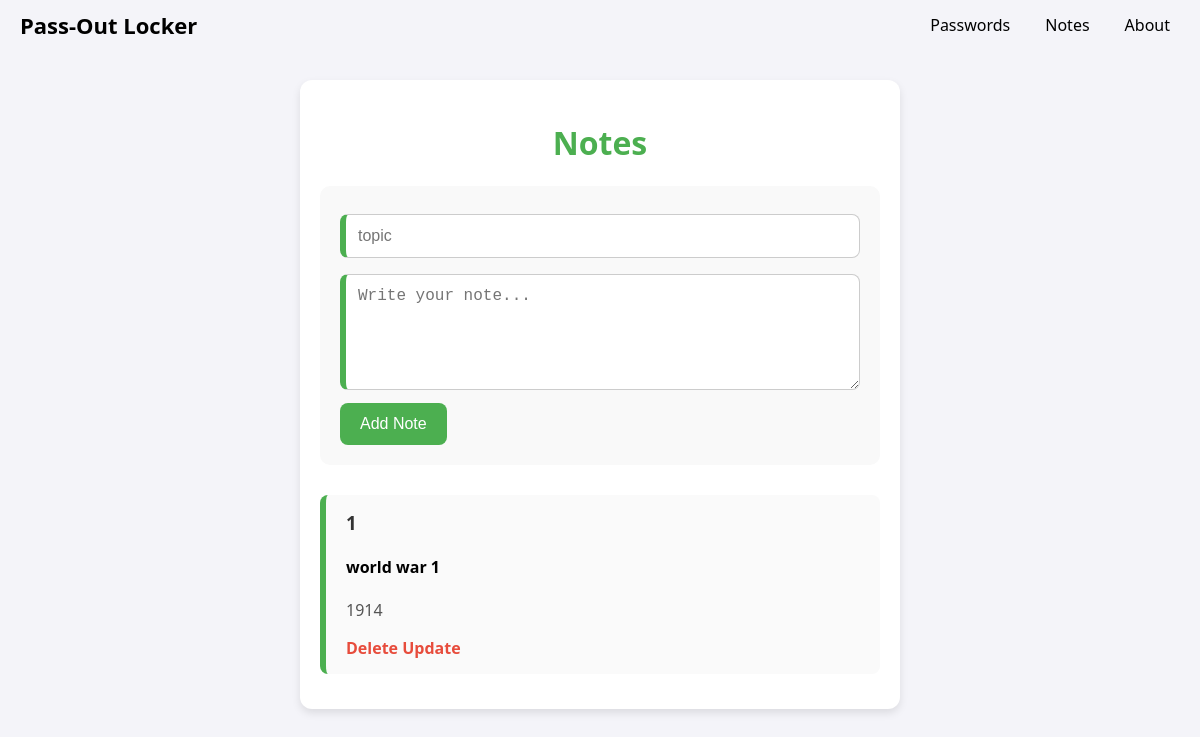
The app's page /note, older data.
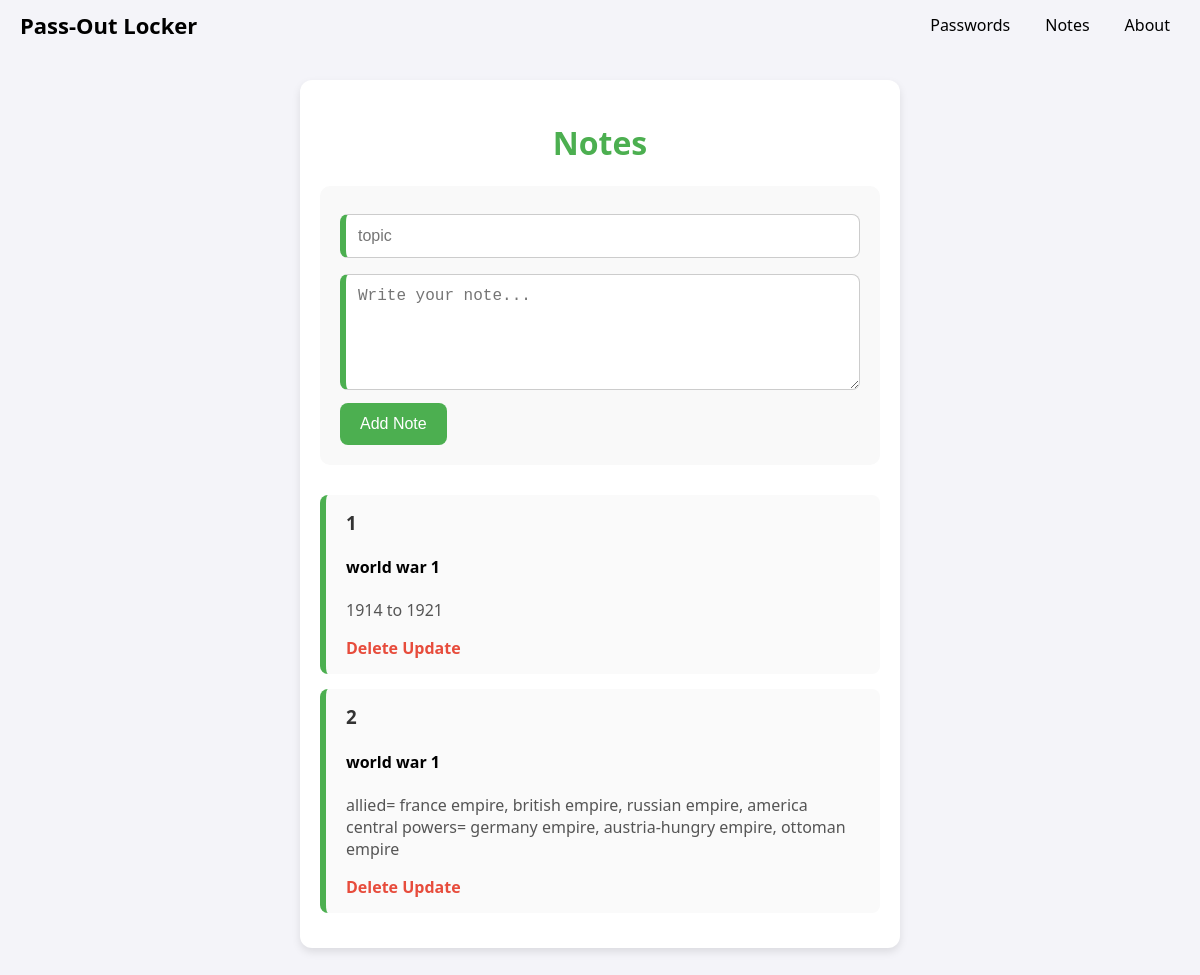
The same page, newer data.
### app.py (models this page shows)
class notessaver(db.Model):
    sno = db.Column(db.Integer, primary_key=True, autoincrement=True)
    topic = db.Column(db.String(100))
    content = db.Column(db.Text)

### app.py (the view)
@app.route('/note', methods=["GET","POST"])
def notes():
    notes = notessaver.query.all()
    return render_template("notes.html", notes=notes)

### templates/notes.html (shortened to what this page needs)
<!DOCTYPE html>
<html lang="en">
<head>
</head>
<nav class="navbar" id="navbar">
    <a href="/" class="brand">Pass-Out Locker</a>
    <div class="navbar-links">
      <a href="/">Passwords</a>
      <a href="/note">Notes</a>
      <a href="#">About</a>
    </div>
</nav>
<body>
    <div class="container">
        <h1>Notes</h1>
        <form action="/add" method="POST">
            <input type="text" name="topic" placeholder="topic" required>
            <textarea name="content" placeholder="Write your note..." rows="5" required></textarea>
            <button type="submit">Add Note</button>
        </form>
        {% for note in notes %}
        <div class="note">
            <h3>{{ note.sno }}</h3>
            <h4>{{ note.topic }}</h4>
            <p>{{ note.content }}</p>
            <a href="/notes/delete/{{ note.sno }}">Delete</a>
            <a href="/notes/update/{{ note.sno }}">Update</a>
        </div>
        {% endfor %}
    </div>
</body>
</html>

### templates/notes.html (style rules this page uses)
body { font-family: 'Segoe UI', Tahoma, Geneva, Verdana, sans-serif; background-color: #f4f4f9; margin: 0; padding: 0; }
.container { max-width: 600px; margin: 80px auto; padding: 20px; background-color: white; border-radius: 12px; box-shadow: 0 4px 8px rgba(0,0,0,0.1); }
h1 { text-align: center; color: #4CAF50; }
form { margin-bottom: 30px; padding: 20px; background: #f9f9f9; border-radius: 10px; }
input[type="text"], textarea { width: 100%; padding: 12px; margin: 8px 0; border-radius: 8px; border: 1px solid #ccc; font-size: 16px; box-sizing: border-box; border-left: 6px solid #4CAF50; }
button { background-color: #4CAF50; color: white; padding: 12px 20px; border: none; border-radius: 8px; cursor: pointer; font-size: 16px; }
.note { background-color: #fafafa; padding: 15px 20px; border-left: 6px solid #4CAF50; border-radius: 8px; margin-bottom: 15px; }
.note h3 { margin-top: 0; color: #333; }
.note p { color: #555; }
.note a { color: #e74c3c; text-decoration: none; font-weight: bold; }
* { box-sizing: border-box; }
body { margin: 0; font-family: 'Segoe UI', Tahoma, Geneva, Verdana, sans-serif; }
.navbar { position: absolute; top: 0; width: 100%; display: flex; justify-content: space-between; align-items: center; padding: 0 20px; z-index: 1000; }
.navbar .brand { color: black; font-size: 22px; font-weight: bold; text-decoration: none; }
.navbar-links { display: flex; gap: 15px; }
.navbar-links a { color: black; text-decoration: none; padding: 14px 10px; font-weight: 500; }

Row changes from the older to the newer data that the page shows:
changed notessaver id 1: content "1914" → "1914 to 1921"
added notessaver: sno "2", topic "world war 1", content "allied= france empire, british empire, russian empire, america central powers= germany empire, austria-hungry empire, ottoman empire"
